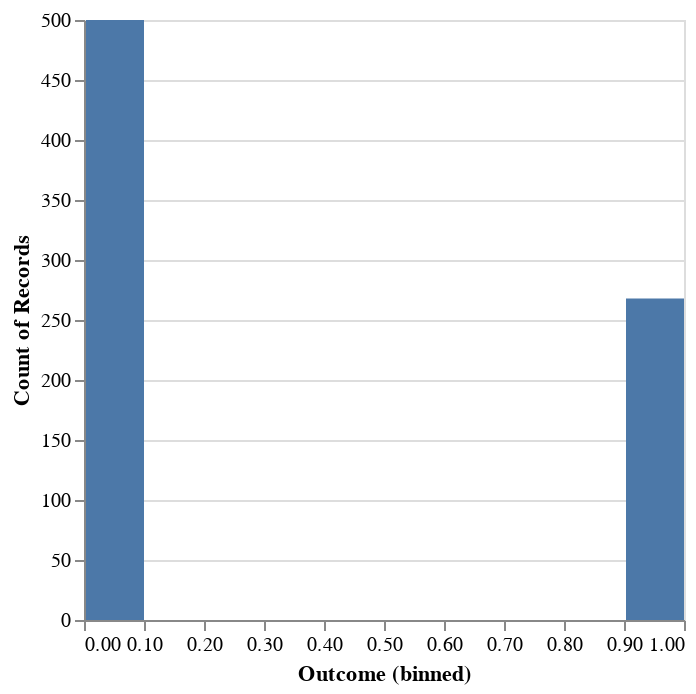

The code cell stored with this chart in its notebook:
### Code cell
DeepnoteChart(df, """{"mark":{"clip":true,"type":"bar","color":"#4c78a8","tooltip":true},"config":{"legend":{}},"$schema":"https://vega.github.io/schema/vega-lite/v5.json","encoding":{"x":{"bin":true,"sort":null,"type":"quantitative","field":"Outcome","scale":{"type":"linear"}},"y":{"sort":null,"type":"quantitative","scale":{"type":"linear"},"aggregate":"count"}}}""")

### Figure 1 — Vega-Lite specification as saved in the notebook (floating-point values rounded to 4 significant figures; data arrays with more than 128 entries replaced by an {"elided": "..."} marker saying what was removed)
{"mark": {"clip": true, "type": "bar", "color": "#4c78a8", "tooltip": true}, "config": {"legend": {}}, "$schema": "https://vega.github.io/schema/vega-lite/v5.json", "encoding": {"x": {"bin": true, "sort": null, "type": "quantitative", "field": "Outcome", "scale": {"type": "linear"}}, "y": {"sort": null, "type": "quantitative", "scale": {"type": "linear"}, "aggregate": "count"}}, "data": {"values": {"elided": "768 records"}}}
